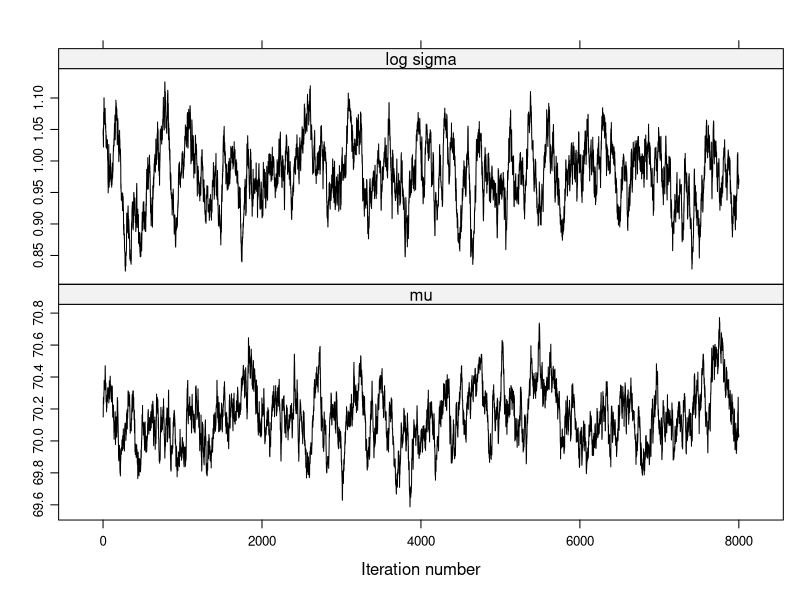
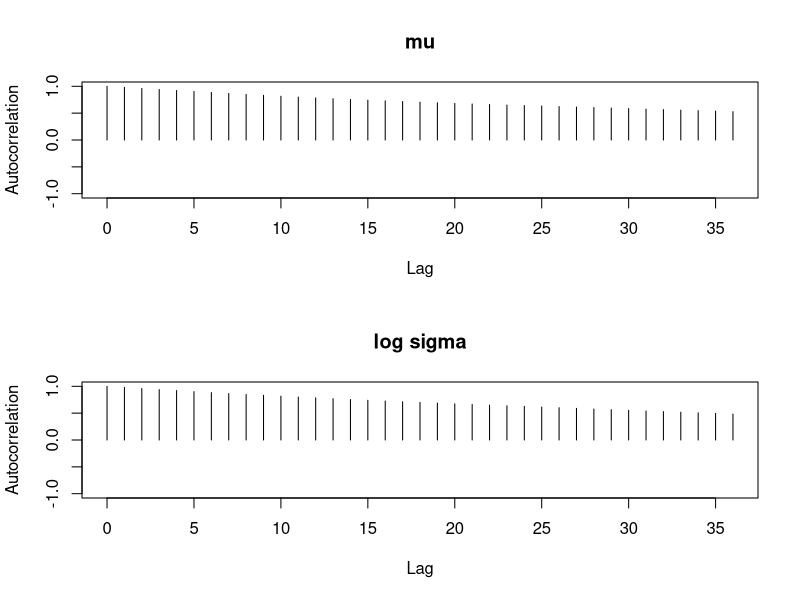
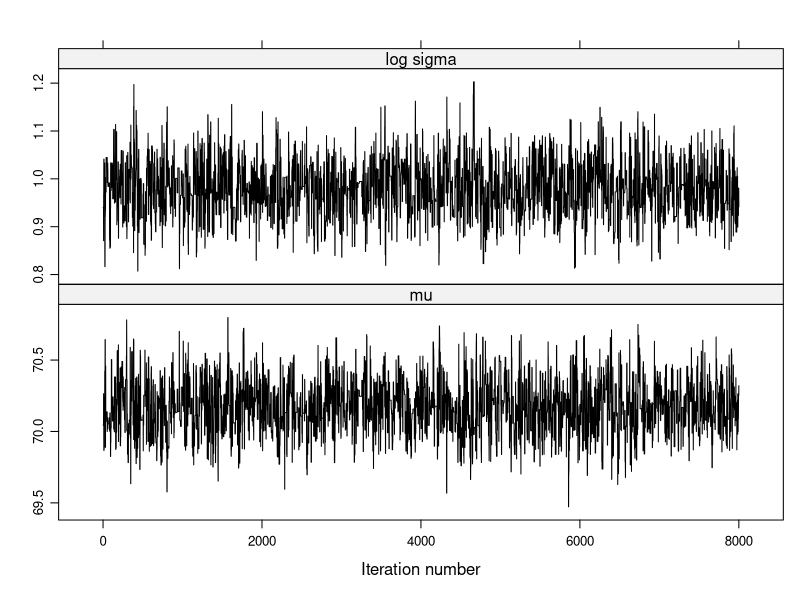
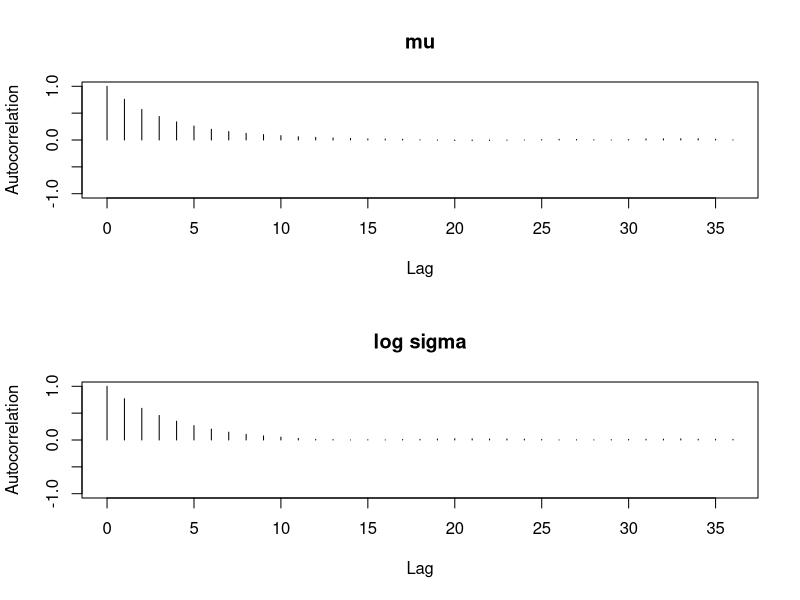

R code for these plots, in order:
##################################################
# Section 6.8 Example of Output Analysis
##################################################
 library(LearnBayes)

 d=list(int.lo=c(-Inf,seq(66,74,by=2)),
        int.hi=c(seq(66,74,by=2), Inf),
        f=c(14,30,49,70,33,15))

 library(coda)
 library(lattice)

 start=c(70,1)
 fit=laplace(groupeddatapost,start,d)

 start=c(65,1)
 proposal=list(var=fit$var,scale=0.2)
 bayesfit=rwmetrop(groupeddatapost,proposal,start,10000,d)

 dimnames(bayesfit$par)[[2]]=c("mu","log sigma")
 xyplot(mcmc(bayesfit$par[-c(1:2000),]),col="black")

S=readline(prompt="Type  <Return>   to continue : ")

 windows()
 par(mfrow=c(2,1))
 autocorr.plot(mcmc(bayesfit$par[-c(1:2000),]),auto.layout=FALSE)
 summary(mcmc(bayesfit$par[-c(1:2000),]))
 batchSE(mcmc(bayesfit$par[-c(1:2000),]), batchSize=50)

S=readline(prompt="Type  <Return>   to continue : ")

 start=c(70,1)
 proposal=list(var=fit$var,scale=2.0)
 bayesfit=rwmetrop(groupeddatapost,proposal,start,10000,d)

 dimnames(bayesfit$par)[[2]]=c("mu","log sigma")
 sim.parameters=mcmc(bayesfit$par[-c(1:2000),])
 windows()
 xyplot(mcmc(bayesfit$par[-c(1:2000),]),col="black")

s=readline(prompt="Type  <Return>   to continue : ")

 windows()
 par(mfrow=c(2,1))
 autocorr.plot(sim.parameters,auto.layout=FALSE)
 summary(sim.parameters)
 batchSE(sim.parameters, batchSize=50)
